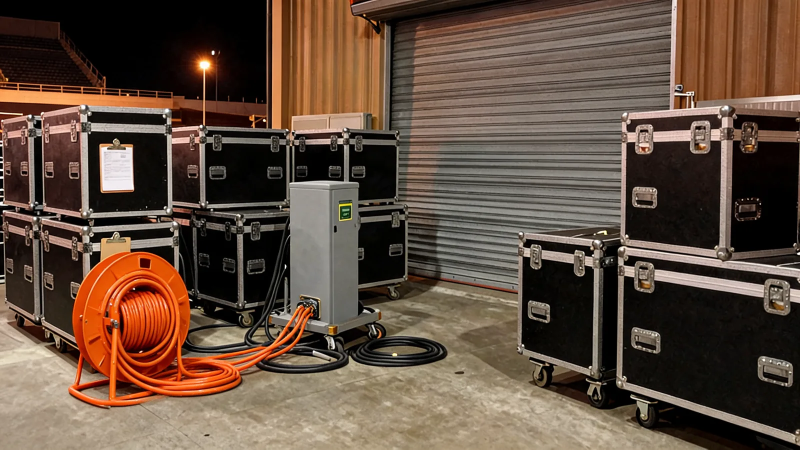
#> input picture img/backyard_cable.webp, 1600 x 899 px, found by its file name (shown at 1/2 size)
$ python make_variants.py
#> lines starting #> are read from the running program, lines starting #| are printed output that depends on the picture; after the words box and inside, x2 and y2 are one past the last pixel; in counts of white or black regions, pixels touching at a corner belong together
"""既存の写真から派生バリエーションを作る（新規生成を使わず、実写ピクセルの上で合成する）。

backyard_open.webp : バックヤードの搬入口シャッターが上がった状態。
  - 開口部の形は手で多角形を引かず、`tools/shutter_mask.py` が元写真から
    ピクセル単位で切り出したシャッター面のマスクを使う。
    手前に立っている機材ケースには1ピクセルも掛からない。
  - 中身は「奥の暗がり＋内側の床＋敷居から差す明かり＋遠くの表示灯」だけを描き起こす。
    別の写真を貼ると必ず「貼った四角」に見えるので使わない。
  - ガイドレール・敷居・接地影も、マスクの輪郭をなぞって引く。
"""
from pathlib import Path

import numpy as np
from PIL import Image, ImageChops, ImageDraw, ImageEnhance, ImageFilter

ROOT = Path(__file__).resolve().parent.parent
OUT = ROOT / 'public' / 'img'
MASK = ROOT / 'tools' / 'shutter_mask.png'

base = Image.open(OUT / 'backyard_cable.webp').convert('RGB')
#> base is the input picture: PIL image 1600x899 RGB; mean R, G, B 98.1, 77.7, 63.1
W, H = base.size  # 1600 x 900
#> W = 1600; H = 899
if not MASK.exists():
    raise SystemExit('先に python tools/shutter_mask.py を実行してください')
mask = Image.open(MASK).convert('L').resize((W, H))
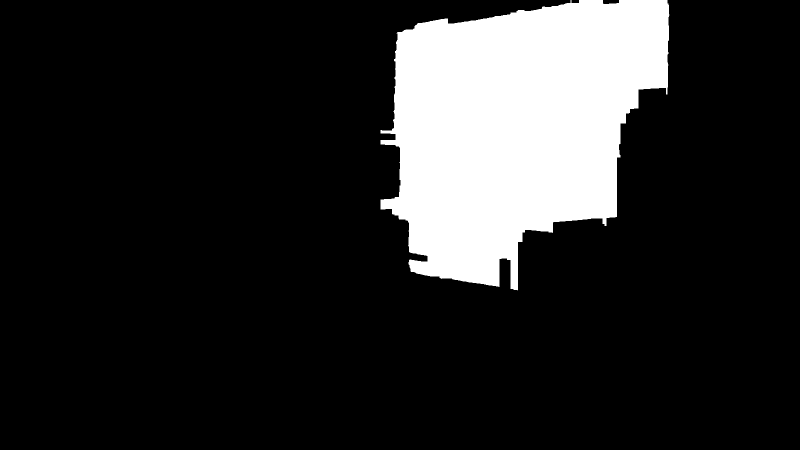
#> input picture tools/shutter_mask.png, 1600 x 899 px (shown at 1/2 size)
#> mask is the input picture: PIL image 1600x899 L; 16% white; 1 white region, box (x1, y1, x2, y2) and area: (761, 0, 1339, 581) 230787
m = np.asarray(mask) > 127

BACK_Y = 430        # 奥の床と壁の境目
# マスクの下端は shutter_mask.py が床との接地線に合わせてあるので、ここでは触らない
cols = np.where(m.any(axis=0))[0]
#> cols = 578 values from 761 to 1338
X0, X1 = int(cols.min()), int(cols.max())
#> X0 = 761; X1 = 1338
# 列ごとの開口部の上端・下端（＝輪郭）
top_y = np.full(W, -1)
#> top_y = 1600 values from -1 to -1
bot_y = np.full(W, -1)
#> bot_y = 1600 values from -1 to -1
for x in cols:
    ys = np.where(m[:, x])[0]
    top_y[x], bot_y[x] = ys.min(), ys.max()
#> after the loop, bot_y = 1600 values, max 580 at index 1035, min -1 at index 0, mean 159; top_y = 1600 values, max 261 at index 764, min -1 at index 0, mean 11.66

# ---------------------------------------------------------------- 開口部の中身
inner = Image.new('RGB', (W, H), (8, 9, 12))
d = ImageDraw.Draw(inner)

# 奥の壁：上ほど暗い
for y in range(0, BACK_Y):
    v = int(6 + 13 * (y / BACK_Y) ** 2)
    d.line([(X0, y), (X1, y)], fill=(v, v + 1, v + 3))

# 内側の床：外のコンクリートの実写を奥へ寝かせて使う（質感が揃う）
fh = 600 - BACK_Y + 8
slab = base.crop((905, 640, 1235, 815)).resize((X1 - X0 + 1, fh), Image.LANCZOS)
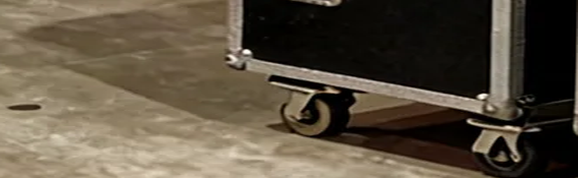
#> slab: PIL image 578x178 RGB; mean R, G, B 91.7, 80.9, 64.9
slab = ImageEnhance.Brightness(slab).enhance(0.30)
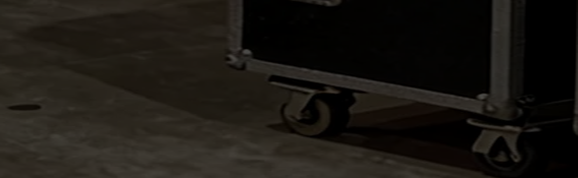
#> slab: PIL image 578x178 RGB; mean R, G, B 27.1, 23.8, 19
slab = ImageEnhance.Color(slab).enhance(0.45)
slab = ImageEnhance.Contrast(slab).enhance(0.7)
slab = slab.filter(ImageFilter.GaussianBlur(2.2))
inner.paste(slab, (X0, BACK_Y - 4))

# 床は奥ほど暗く沈ませる
fade = Image.new('L', (W, H), 0)
#> fade: PIL image 1600x899 L; every value is 0
fd = ImageDraw.Draw(fade)
for y in range(BACK_Y - 6, 606):
    t = (y - (BACK_Y - 6)) / (612 - BACK_Y)
    fd.line([(X0, y), (X1, y)], fill=int(235 * (1 - t) ** 1.2))
fade = fade.filter(ImageFilter.GaussianBlur(6))
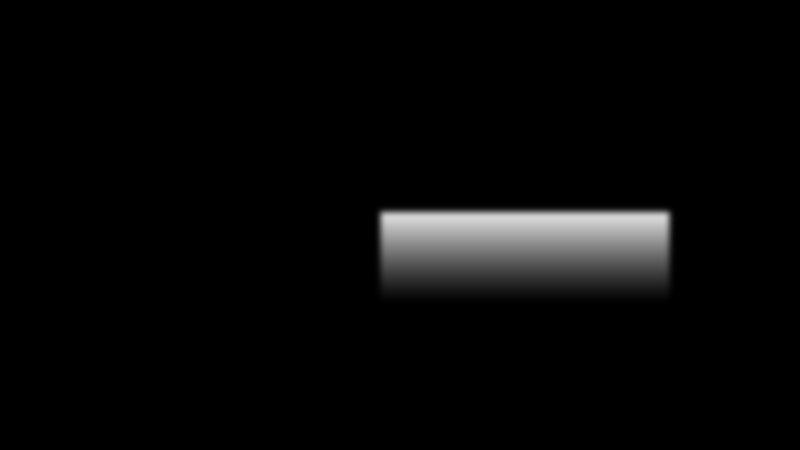
#> fade: PIL image 1600x899 L (shown at 1/2 size); min 0, max 212, mean 7.8
inner = Image.composite(Image.new('RGB', (W, H), (7, 8, 10)), inner, fade)

# 敷居から差し込む外の明かり（手前の床だけ、ほのかに暖かく）
spill = Image.new('L', (W, H), 0)
sp = ImageDraw.Draw(spill)
sp.polygon([(880, 580), (1130, 580), (1090, BACK_Y + 40), (935, BACK_Y + 40)], fill=70)
spill = spill.filter(ImageFilter.GaussianBlur(34))
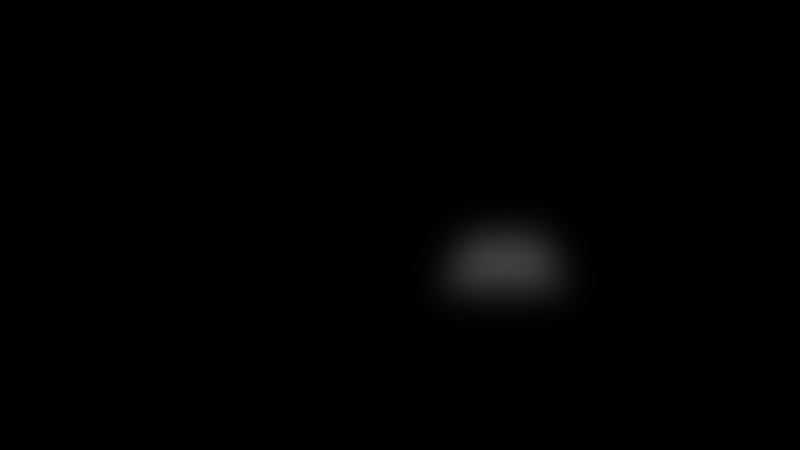
#> spill: PIL image 1600x899 L (shown at 1/2 size); min 0, max 62, mean 1.1
inner = Image.composite(Image.new('RGB', (W, H), (150, 126, 92)), inner, spill)

# 奥の低い位置に小さな表示灯（距離感が出る）
lamp = Image.new('RGB', (W, H), (0, 0, 0))
#> lamp: PIL image 1600x899 RGB; every value is 0
ld = ImageDraw.Draw(lamp)
ld.ellipse([1106, 396, 1130, 416], fill=(22, 82, 45))
lamp = lamp.filter(ImageFilter.GaussianBlur(10))
ImageDraw.Draw(lamp).ellipse([1115, 404, 1121, 410], fill=(88, 200, 134))
inner = ImageChops.add(inner, lamp)

# 写真と同じ粒状感（のっぺりした塗りに見せない）
n = Image.effect_noise((W, H), 14).filter(ImageFilter.GaussianBlur(0.5))
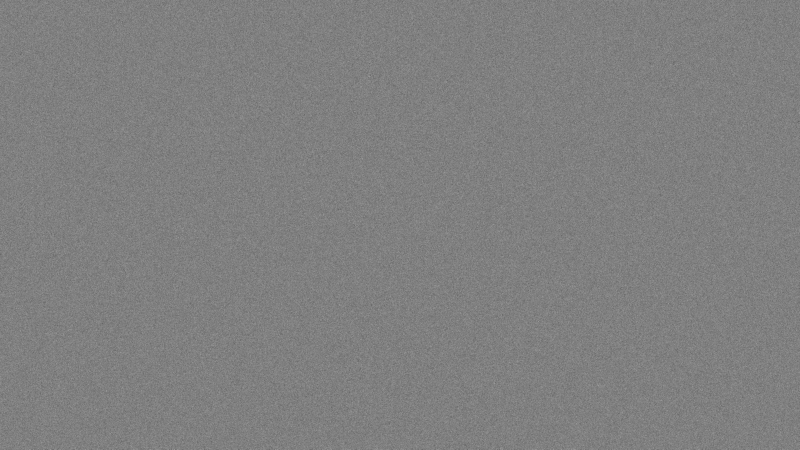
#> n: PIL image 1600x899 L (shown at 1/2 size); min 80, max 168, mean 127.5
grain = ImageChops.subtract(Image.merge('RGB', (n, n, n)), Image.new('RGB', (W, H), (128, 128, 128)))
inner = ImageChops.add(inner, grain)

# ---------------------------------------------------------------- 合成
soft = mask.filter(ImageFilter.GaussianBlur(1.2))   # 縁を1pxだけなじませる
open_img = Image.composite(inner, base, soft)
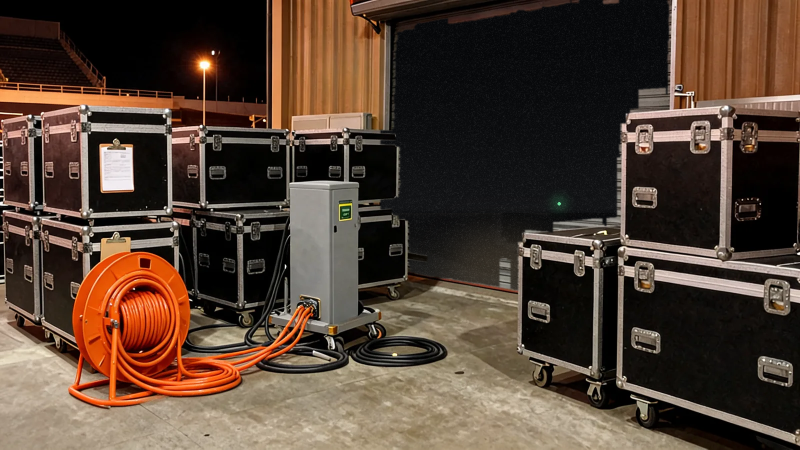
#> open_img: PIL image 1600x899 RGB (shown at 1/2 size); mean R, G, B 82.6, 64.2, 51.4

# ---------------------------------------------------------------- 敷居
# 縁取りは描かない（描くと輪郭線に見える）。床と接する列にだけ、
# 敷居の金属が光を拾う細い線と、そこから落ちる影を足す。
rail = Image.new('RGBA', (W, H), (0, 0, 0, 0))
#> rail: PIL image 1600x899 RGBA; every value is 0
rd = ImageDraw.Draw(rail)
floor_cols = [x for x in cols if bot_y[x] > 520]
#> floor_cols = 197 values from 817 to 1035
for x in floor_cols:
    y = int(bot_y[x])
    rd.line([(x, y - 2), (x, y - 1)], fill=(98, 94, 88, 150), width=1)
#> this loop made 197 passes
#> y on passes 1 to 3: 528, 529, 534
open_img = Image.alpha_composite(open_img.convert('RGBA'), rail).convert('RGB')

shadow = Image.new('L', (W, H), 0)
sd = ImageDraw.Draw(shadow)
for x in floor_cols:
    y = int(bot_y[x])
    sd.line([(x, y + 2), (x, y + 22)], fill=105, width=1)
shadow = shadow.filter(ImageFilter.GaussianBlur(9))
open_img = Image.composite(Image.new('RGB', (W, H), (10, 10, 12)), open_img, shadow)

open_img.save(OUT / 'backyard_open.webp', 'WEBP', quality=86)
print('backyard_open ok', open_img.size, 'opening px:', int(m.sum()))
#| backyard_open ok (1600, 899) opening px: 230787
